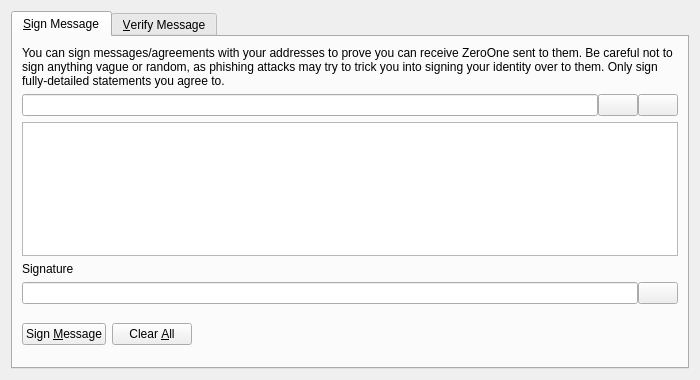
<?xml version="1.0" encoding="UTF-8"?>
<ui version="4.0">
 <class>SignVerifyMessageDialog</class>
 <widget class="QDialog" name="SignVerifyMessageDialog">
  <property name="geometry">
   <rect>
    <x>0</x>
    <y>0</y>
    <width>700</width>
    <height>380</height>
   </rect>
  </property>
  <property name="windowTitle">
   <string>Signatures - Sign / Verify a Message</string>
  </property>
  <property name="styleSheet">
   <string notr="true"/>
  </property>
  <property name="modal">
   <bool>true</bool>
  </property>
  <layout class="QVBoxLayout" name="verticalLayout">
   <item>
    <widget class="QTabWidget" name="tabWidget">
     <property name="currentIndex">
      <number>0</number>
     </property>
     <widget class="QWidget" name="tabSignMessage">
      <attribute name="title">
       <string>&amp;Sign Message</string>
      </attribute>
      <layout class="QVBoxLayout" name="verticalLayout_SM">
       <item>
        <widget class="QLabel" name="infoLabel_SM">
         <property name="text">
          <string>You can sign messages/agreements with your addresses to prove you can receive ZeroOne sent to them. Be careful not to sign anything vague or random, as phishing attacks may try to trick you into signing your identity over to them. Only sign fully-detailed statements you agree to.</string>
         </property>
         <property name="textFormat">
          <enum>Qt::PlainText</enum>
         </property>
         <property name="wordWrap">
          <bool>true</bool>
         </property>
        </widget>
       </item>
       <item>
        <layout class="QHBoxLayout" name="horizontalLayout_1_SM">
         <property name="spacing">
          <number>0</number>
         </property>
         <item>
          <widget class="QValidatedLineEdit" name="addressIn_SM">
           <property name="toolTip">
            <string>The ZeroOne address to sign the message with</string>
           </property>
          </widget>
         </item>
         <item>
          <widget class="QPushButton" name="addressBookButton_SM">
           <property name="toolTip">
            <string>Choose previously used address</string>
           </property>
           <property name="text">
            <string/>
           </property>
           <property name="shortcut">
            <string>Alt+A</string>
           </property>
           <property name="autoDefault">
            <bool>false</bool>
           </property>
          </widget>
         </item>
         <item>
          <widget class="QPushButton" name="pasteButton_SM">
           <property name="toolTip">
            <string>Paste address from clipboard</string>
           </property>
           <property name="text">
            <string/>
           </property>
           <property name="shortcut">
            <string>Alt+P</string>
           </property>
           <property name="autoDefault">
            <bool>false</bool>
           </property>
          </widget>
         </item>
        </layout>
       </item>
       <item>
        <widget class="QPlainTextEdit" name="messageIn_SM">
         <property name="toolTip">
          <string>Enter the message you want to sign here</string>
         </property>
        </widget>
       </item>
       <item>
        <widget class="QLabel" name="signatureLabel_SM">
         <property name="text">
          <string>Signature</string>
         </property>
         <property name="textFormat">
          <enum>Qt::PlainText</enum>
         </property>
        </widget>
       </item>
       <item>
        <layout class="QHBoxLayout" name="horizontalLayout_2_SM">
         <property name="spacing">
          <number>0</number>
         </property>
         <item>
          <widget class="QLineEdit" name="signatureOut_SM">
           <property name="font">
            <font>
             <italic>true</italic>
            </font>
           </property>
           <property name="readOnly">
            <bool>true</bool>
           </property>
          </widget>
         </item>
         <item>
          <widget class="QPushButton" name="copySignatureButton_SM">
           <property name="toolTip">
            <string>Copy the current signature to the system clipboard</string>
           </property>
           <property name="text">
            <string/>
           </property>
           <property name="autoDefault">
            <bool>false</bool>
           </property>
          </widget>
         </item>
        </layout>
       </item>
       <item>
        <layout class="QHBoxLayout" name="horizontalLayout_3_SM">
         <item>
          <widget class="QPushButton" name="signMessageButton_SM">
           <property name="toolTip">
            <string>Sign the message to prove you own this ZeroOne address</string>
           </property>
           <property name="text">
            <string>Sign &amp;Message</string>
           </property>
           <property name="autoDefault">
            <bool>false</bool>
           </property>
          </widget>
         </item>
         <item>
          <widget class="QPushButton" name="clearButton_SM">
           <property name="toolTip">
            <string>Reset all sign message fields</string>
           </property>
           <property name="text">
            <string>Clear &amp;All</string>
           </property>
           <property name="autoDefault">
            <bool>false</bool>
           </property>
          </widget>
         </item>
         <item>
          <spacer name="horizontalSpacer_1_SM">
           <property name="orientation">
            <enum>Qt::Horizontal</enum>
           </property>
           <property name="sizeHint" stdset="0">
            <size>
             <width>40</width>
             <height>48</height>
            </size>
           </property>
          </spacer>
         </item>
         <item>
          <widget class="QLabel" name="statusLabel_SM">
           <property name="font">
            <font>
             <weight>75</weight>
             <bold>true</bold>
            </font>
           </property>
           <property name="text">
            <string/>
           </property>
           <property name="wordWrap">
            <bool>true</bool>
           </property>
          </widget>
         </item>
         <item>
          <spacer name="horizontalSpacer_2_SM">
           <property name="orientation">
            <enum>Qt::Horizontal</enum>
           </property>
           <property name="sizeHint" stdset="0">
            <size>
             <width>40</width>
             <height>48</height>
            </size>
           </property>
          </spacer>
         </item>
        </layout>
       </item>
      </layout>
     </widget>
     <widget class="QWidget" name="tabVerifyMessage">
      <attribute name="title">
       <string>&amp;Verify Message</string>
      </attribute>
      <layout class="QVBoxLayout" name="verticalLayout_VM">
       <item>
        <widget class="QLabel" name="infoLabel_VM">
         <property name="text">
          <string>Enter the receiver's address, message (ensure you copy line breaks, spaces, tabs, etc. exactly) and signature below to verify the message. Be careful not to read more into the signature than what is in the signed message itself, to avoid being tricked by a man-in-the-middle attack. Note that this only proves the signing party receives with the address, it cannot prove sendership of any transaction!</string>
         </property>
         <property name="textFormat">
          <enum>Qt::PlainText</enum>
         </property>
         <property name="alignment">
          <set>Qt::AlignLeading|Qt::AlignLeft|Qt::AlignTop</set>
         </property>
         <property name="wordWrap">
          <bool>true</bool>
         </property>
        </widget>
       </item>
       <item>
        <layout class="QHBoxLayout" name="horizontalLayout_1_VM">
         <property name="spacing">
          <number>0</number>
         </property>
         <item>
          <widget class="QValidatedLineEdit" name="addressIn_VM">
           <property name="toolTip">
            <string>The ZeroOne address the message was signed with</string>
           </property>
          </widget>
         </item>
         <item>
          <widget class="QPushButton" name="addressBookButton_VM">
           <property name="toolTip">
            <string>Choose previously used address</string>
           </property>
           <property name="text">
            <string/>
           </property>
           <property name="shortcut">
            <string>Alt+A</string>
           </property>
           <property name="autoDefault">
            <bool>false</bool>
           </property>
          </widget>
         </item>
        </layout>
       </item>
       <item>
        <widget class="QPlainTextEdit" name="messageIn_VM"/>
       </item>
       <item>
        <widget class="QValidatedLineEdit" name="signatureIn_VM"/>
       </item>
       <item>
        <layout class="QHBoxLayout" name="horizontalLayout_2_VM">
         <item>
          <widget class="QPushButton" name="verifyMessageButton_VM">
           <property name="toolTip">
            <string>Verify the message to ensure it was signed with the specified ZeroOne address</string>
           </property>
           <property name="text">
            <string>Verify &amp;Message</string>
           </property>
           <property name="autoDefault">
            <bool>false</bool>
           </property>
          </widget>
         </item>
         <item>
          <widget class="QPushButton" name="clearButton_VM">
           <property name="toolTip">
            <string>Reset all verify message fields</string>
           </property>
           <property name="text">
            <string>Clear &amp;All</string>
           </property>
           <property name="autoDefault">
            <bool>false</bool>
           </property>
          </widget>
         </item>
         <item>
          <spacer name="horizontalSpacer_1_VM">
           <property name="orientation">
            <enum>Qt::Horizontal</enum>
           </property>
           <property name="sizeHint" stdset="0">
            <size>
             <width>40</width>
             <height>48</height>
            </size>
           </property>
          </spacer>
         </item>
         <item>
          <widget class="QLabel" name="statusLabel_VM">
           <property name="font">
            <font>
             <weight>75</weight>
             <bold>true</bold>
            </font>
           </property>
           <property name="text">
            <string/>
           </property>
           <property name="wordWrap">
            <bool>true</bool>
           </property>
          </widget>
         </item>
         <item>
          <spacer name="horizontalSpacer_2_VM">
           <property name="orientation">
            <enum>Qt::Horizontal</enum>
           </property>
           <property name="sizeHint" stdset="0">
            <size>
             <width>40</width>
             <height>48</height>
            </size>
           </property>
          </spacer>
         </item>
        </layout>
       </item>
      </layout>
     </widget>
    </widget>
   </item>
  </layout>
 </widget>
 <customwidgets>
  <customwidget>
   <class>QValidatedLineEdit</class>
   <extends>QLineEdit</extends>
   <header>qvalidatedlineedit.h</header>
  </customwidget>
 </customwidgets>
 <resources>
  <include location="../zeroone.qrc"/>
 </resources>
 <connections/>
</ui>
